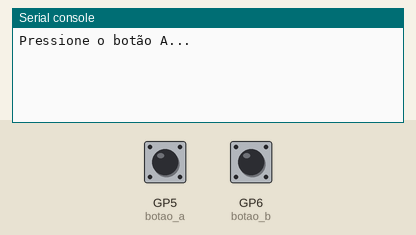
A program run on a simulated Raspberry Pi Pico running MicroPython. Shown: the last lines printed to the serial console. The inputs (shaded band) are chosen by the test bench; at power-on: GP5 (botao_a) HIGH, GP6 (botao_b) HIGH. At 3.1 s the program stops and its outputs stay as they are.

Above: at 1.2 s.
1.3 s: GP5 (botao_a) pulled LOW for 0.15 s
At 2.6 s:
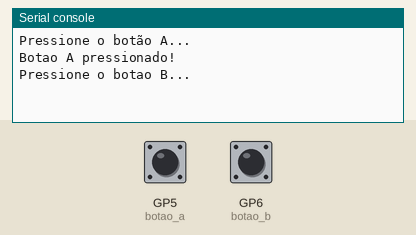
2.9 s: GP6 (botao_b) pulled LOW for 0.15 s
At 4.1 s:
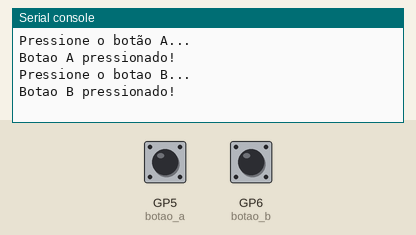

Measured:
- after the input at 1.3 s, the serial console: prints a new line after 0.16 s (image 1)
- after the input at 2.9 s, the serial console: prints a new line after 0.16 s (image 2)

The program:

botao_apertado.py
```python
# botao_apertado.py
# Verifica se o botão está pressionado
# Blocos: Enquanto pressionar o botão, Se o botão for pressionado

from machine import Pin
import time

# Configuração dos botões
BOTAO_A_PIN = 5   # GPIO5 - Botão A (Esquerda/Vermelho)
BOTAO_B_PIN = 6   # GPIO6 - Botão B (Direita/Azul)
BOTAO_JOYSTICK_PIN = 22  # GPIO22 - Botão do Joystick

# Inicializa os botões com pull-up interno
botao_a = Pin(BOTAO_A_PIN, Pin.IN, Pin.PULL_UP)
botao_b = Pin(BOTAO_B_PIN, Pin.IN, Pin.PULL_UP)
botao_joystick = Pin(BOTAO_JOYSTICK_PIN, Pin.IN, Pin.PULL_UP)

def botao_apertado(botao):
    """
    Verifica se um botão está pressionado.

    Args:
        botao: 'A', 'B' ou 'JOYSTICK'

    Returns:
        bool: True se o botão está pressionado, False caso contrário
    """
    if botao == 'A':
        return botao_a.value() == 0
    elif botao == 'B':
        return botao_b.value() == 0
    elif botao == 'JOYSTICK':
        return botao_joystick.value() == 0
    return False

def aguardar_botao(botao):
    """
    Aguarda até que um botão seja pressionado.

    Args:
        botao: 'A', 'B' ou 'JOYSTICK'
    """
    while not botao_apertado(botao):
        time.sleep_ms(10)

 # Aguarda o debounce
    time.sleep_ms(50)

 # Aguarda soltar
    while botao_apertado(botao):
        time.sleep_ms(10)

# Exemplo de uso
if __name__ == "__main__":
    print("Pressione o botão A...")
    aguardar_botao('A')
    print("Botao A pressionado!")

    print("Pressione o botao B...")
    aguardar_botao('B')
    print("Botao B pressionado!")
```
